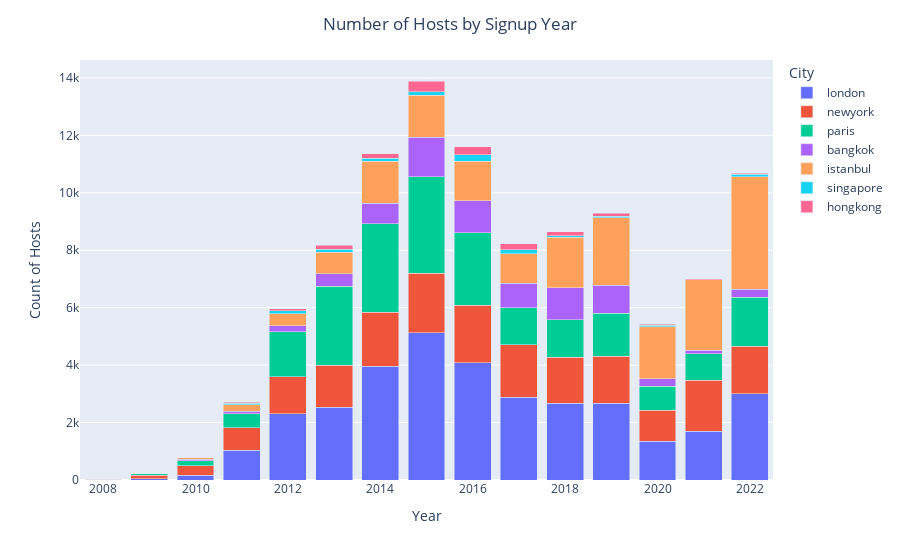

The notebook cell this image was saved under:
### Code cell
conn = get_db_connection()

# query the db for the base table
df = pd.read_sql('select * from main', conn)
df['Host_Since'] = pd.to_datetime(df['Host_Since'])
df['Host_Since_Year'] = df['Host_Since'].dt.year

# group the df into years and count the number of Ids to get signups by year
hosts_grouped = df.groupby(['Host_Since_Year','City']).count()['Id']
hosts_df=hosts_grouped.reset_index()

# plot the figure using plotly
fig = px.bar(hosts_df, x='Host_Since_Year',y='Id',color='City',barmode="stack",
                labels={
                    "Id": "Count of Hosts",
                    "Host_Since_Year": "Year"
                })
# add a centered title
fig.update_layout(title_text='Number of Hosts by Signup Year', title_x=0.5)

### Figure 1 — Plotly figure (JSON) as saved in the notebook; plotly's stock layout.template omitted (floating-point values rounded to 4 significant figures)
{"data": [{"alignmentgroup": "True", "hovertemplate": "City=london<br>Year=%{x}<br>Count of Hosts=%{y}<extra></extra>", "legendgroup": "london", "marker": {"color": "#636efa", "pattern": {"shape": ""}}, "name": "london", "offsetgroup": "london", "orientation": "v", "showlegend": true, "textposition": "auto", "type": "bar", "x": [2008, 2009, 2010, 2011, 2012, 2013, 2014, 2015, 2016, 2017, 2018, 2019, 2020, 2021, 2022], "xaxis": "x", "y": [9, 49, 172, 1041, 2313, 2534, 3961, 5131, 4078, 2879, 2665, 2677, 1355, 1695, 2997], "yaxis": "y"}, {"alignmentgroup": "True", "hovertemplate": "City=newyork<br>Year=%{x}<br>Count of Hosts=%{y}<extra></extra>", "legendgroup": "newyork", "marker": {"color": "#EF553B", "pattern": {"shape": ""}}, "name": "newyork", "offsetgroup": "newyork", "orientation": "v", "showlegend": true, "textposition": "auto", "type": "bar", "x": [2008, 2009, 2010, 2011, 2012, 2013, 2014, 2015, 2016, 2017, 2018, 2019, 2020, 2021, 2022], "xaxis": "x", "y": [11, 123, 321, 773, 1275, 1470, 1878, 2067, 2008, 1825, 1611, 1633, 1079, 1774, 1653], "yaxis": "y"}, {"alignmentgroup": "True", "hovertemplate": "City=paris<br>Year=%{x}<br>Count of Hosts=%{y}<extra></extra>", "legendgroup": "paris", "marker": {"color": "#00cc96", "pattern": {"shape": ""}}, "name": "paris", "offsetgroup": "paris", "orientation": "v", "showlegend": true, "textposition": "auto", "type": "bar", "x": [2008, 2009, 2010, 2011, 2012, 2013, 2014, 2015, 2016, 2017, 2018, 2019, 2020, 2021, 2022], "xaxis": "x", "y": [2, 63, 186, 500, 1566, 2738, 3083, 3366, 2527, 1286, 1300, 1501, 828, 934, 1711], "yaxis": "y"}, {"alignmentgroup": "True", "hovertemplate": "City=bangkok<br>Year=%{x}<br>Count of Hosts=%{y}<extra></extra>", "legendgroup": "bangkok", "marker": {"color": "#ab63fa", "pattern": {"shape": ""}}, "name": "bangkok", "offsetgroup": "bangkok", "orientation": "v", "showlegend": true, "textposition": "auto", "type": "bar", "x": [2009, 2010, 2011, 2012, 2013, 2014, 2015, 2016, 2017, 2018, 2019, 2020, 2021, 2022], "xaxis": "x", "y": [2, 41, 72, 218, 443, 717, 1377, 1107, 857, 1126, 978, 268, 118, 287], "yaxis": "y"}, {"alignmentgroup": "True", "hovertemplate": "City=istanbul<br>Year=%{x}<br>Count of Hosts=%{y}<extra></extra>", "legendgroup": "istanbul", "marker": {"color": "#FFA15A", "pattern": {"shape": ""}}, "name": "istanbul", "offsetgroup": "istanbul", "orientation": "v", "showlegend": true, "textposition": "auto", "type": "bar", "x": [2009, 2010, 2011, 2012, 2013, 2014, 2015, 2016, 2017, 2018, 2019, 2020, 2021, 2022], "xaxis": "x", "y": [1, 66, 234, 423, 739, 1453, 1448, 1381, 1033, 1742, 2338, 1807, 2446, 3905], "yaxis": "y"}, {"alignmentgroup": "True", "hovertemplate": "City=singapore<br>Year=%{x}<br>Count of Hosts=%{y}<extra></extra>", "legendgroup": "singapore", "marker": {"color": "#19d3f3", "pattern": {"shape": ""}}, "name": "singapore", "offsetgroup": "singapore", "orientation": "v", "showlegend": true, "textposition": "auto", "type": "bar", "x": [2009, 2010, 2011, 2012, 2013, 2014, 2015, 2016, 2017, 2018, 2019, 2020, 2021, 2022], "xaxis": "x", "y": [1, 3, 49, 92, 110, 108, 124, 221, 144, 67, 55, 57, 13, 85], "yaxis": "y"}, {"alignmentgroup": "True", "hovertemplate": "City=hongkong<br>Year=%{x}<br>Count of Hosts=%{y}<extra></extra>", "legendgroup": "hongkong", "marker": {"color": "#FF6692", "pattern": {"shape": ""}}, "name": "hongkong", "offsetgroup": "hongkong", "orientation": "v", "showlegend": true, "textposition": "auto", "type": "bar", "x": [2010, 2011, 2012, 2013, 2014, 2015, 2016, 2017, 2018, 2019, 2020, 2021, 2022], "xaxis": "x", "y": [16, 33, 72, 141, 165, 380, 275, 201, 128, 99, 27, 25, 49], "yaxis": "y"}], "layout": {"barmode": "stack", "legend": {"title": {"text": "City"}, "tracegroupgap": 0}, "margin": {"t": 60}, "title": {"text": "Number of Hosts by Signup Year", "x": 0.5}, "xaxis": {"anchor": "y", "domain": [0, 1], "title": {"text": "Year"}}, "yaxis": {"anchor": "x", "domain": [0, 1], "title": {"text": "Count of Hosts"}}}}
